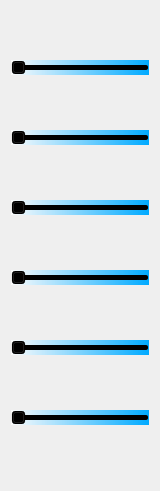
     <widget class="QWidget" name="verticalLayoutWidget_2">
      <property name="geometry">
       <rect>
        <x>70</x>
        <y>60</y>
        <width>160</width>
        <height>491</height>
       </rect>
      </property>
      <layout class="QVBoxLayout" name="verticalLayout_2">
       <item>
        <widget class="QSlider" name="whitening">
         <property name="mouseTracking">
          <bool>true</bool>
         </property>
         <property name="styleSheet">
          <string notr="true">background-color: qlineargradient(spread:pad, x1:0, y1:0, x2:1, y2:0, stop:0 rgba(255, 255, 255, 200), stop:1 rgba(0, 170, 255, 255));</string>
         </property>
         <property name="maximum">
          <number>100</number>
         </property>
         <property name="pageStep">
          <number>9</number>
         </property>
         <property name="orientation">
          <enum>Qt::Horizontal</enum>
         </property>
        </widget>
       </item>
       <item>
        <widget class="QSlider" name="smoothing">
         <property name="mouseTracking">
          <bool>true</bool>
         </property>
         <property name="styleSheet">
          <string notr="true">background-color: qlineargradient(spread:pad, x1:0, y1:0, x2:1, y2:0, stop:0 rgba(255, 255, 255, 200), stop:1 rgba(0, 170, 255, 255));</string>
         </property>
         <property name="maximum">
          <number>100</number>
         </property>
         <property name="orientation">
          <enum>Qt::Horizontal</enum>
         </property>
        </widget>
       </item>
       <item>
        <widget class="QSlider" name="thinface">
         <property name="mouseTracking">
          <bool>true</bool>
         </property>
         <property name="styleSheet">
          <string notr="true">background-color: qlineargradient(spread:pad, x1:0, y1:0, x2:1, y2:0, stop:0 rgba(255, 255, 255, 200), stop:1 rgba(0, 170, 255, 255));</string>
         </property>
         <property name="maximum">
          <number>100</number>
         </property>
         <property name="orientation">
          <enum>Qt::Horizontal</enum>
         </property>
        </widget>
       </item>
       <item>
        <widget class="QSlider" name="shrink_face">
         <property name="mouseTracking">
          <bool>true</bool>
         </property>
         <property name="styleSheet">
          <string notr="true">background-color: qlineargradient(spread:pad, x1:0, y1:0, x2:1, y2:0, stop:0 rgba(255, 255, 255, 200), stop:1 rgba(0, 170, 255, 255));</string>
         </property>
         <property name="maximum">
          <number>100</number>
         </property>
         <property name="orientation">
          <enum>Qt::Horizontal</enum>
         </property>
        </widget>
       </item>
       <item>
        <widget class="QSlider" name="enlarge_eye">
         <property name="mouseTracking">
          <bool>true</bool>
         </property>
         <property name="styleSheet">
          <string notr="true">background-color: qlineargradient(spread:pad, x1:0, y1:0, x2:1, y2:0, stop:0 rgba(255, 255, 255, 200), stop:1 rgba(0, 170, 255, 255));</string>
         </property>
         <property name="maximum">
          <number>100</number>
         </property>
         <property name="orientation">
          <enum>Qt::Horizontal</enum>
         </property>
        </widget>
       </item>
       <item>
        <widget class="QSlider" name="remove_eyebrow">
         <property name="mouseTracking">
          <bool>true</bool>
         </property>
         <property name="styleSheet">
          <string notr="true">background-color: qlineargradient(spread:pad, x1:0, y1:0, x2:1, y2:0, stop:0 rgba(255, 255, 255, 200), stop:1 rgba(0, 170, 255, 255));</string>
         </property>
         <property name="maximum">
          <number>100</number>
         </property>
         <property name="orientation">
          <enum>Qt::Horizontal</enum>
         </property>
        </widget>
       </item>
      </layout>
     </widget>
